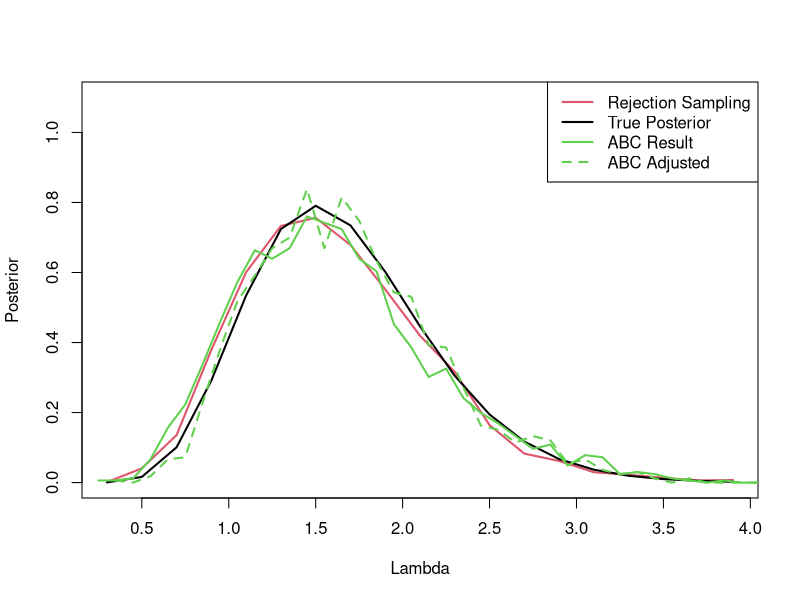

Write the R code that produced this figure.
## ---- chunk 1
# Load necessary libraries
library(coda)
library(lattice)
set.seed(42)
# Estimating Poisson Mean using ABC

# Set true lambda and sample size
trueLambda <- 2
sampleSize <- 5

# Example data
dataY <- c(1, 1, 2, 2, 3)
priorAlpha <- 1
priorBeta <- 1

numSimulations <- 100000
acceptedLambdas <- numeric(0)
tolerance <- 1  # Define a tolerance level for accepting lambda

for (i in 1:numSimulations) {
  sampledLambda <- rgamma(1, shape = priorAlpha, rate = priorBeta)
  simulatedData <- sort(rpois(sampleSize, lambda = sampledLambda))
  if (sum((simulatedData - dataY)^2) <= tolerance) {  # Less strict condition
    acceptedLambdas <- c(acceptedLambdas, sampledLambda)
  }
}

# Plotting the results
histogramObject <- hist(acceptedLambdas, 20, plot = FALSE)
plot(histogramObject$mids, histogramObject$density, ylim = c(0, 1.1), type = 'l', col = 2, xlab = 'Lambda', ylab = 'Posterior', lwd = 2)
lines(histogramObject$mids, dgamma(histogramObject$mids, shape = priorAlpha + sum(dataY), rate = priorBeta + sampleSize), lwd = 2)

# ABC with mean as statistic
numABC <- 10000
lambdaABC <- meanABC <- numeric(0)
meanDataY <- mean(dataY)
toleranceDelta <- 0.5
for (i in 1:numABC) {
  sampledLambda <- rgamma(1, shape = priorAlpha, rate = priorBeta)
  simulatedData <- sort(rpois(sampleSize, lambda = sampledLambda))
  if (abs(mean(simulatedData) - meanDataY) < toleranceDelta) {
    lambdaABC <- c(lambdaABC, sampledLambda)
    meanABC <- c(meanABC, mean(simulatedData))
  }
}
histogramABC <- hist(lambdaABC, 50, plot = FALSE)
lines(histogramABC$mids, histogramABC$density, type = 'l', col = 3, lwd = 2)

# Regression correction for ABC
adjustLambda <- function(lambda, simMeans, dataMean) {
  regressionCoef <- coef(lm(lambda ~ simMeans))[2]
  adjustedLambda <- lambda + regressionCoef * (dataMean - simMeans)
  return(adjustedLambda)
}

lambdaAdjusted <- adjustLambda(lambdaABC, meanABC, meanDataY)
histogramAdjusted <- hist(lambdaAdjusted, 50, plot = FALSE)
lines(histogramAdjusted$mids, histogramAdjusted$density, type = 'l', col = 3, lwd = 2, lty = 2)
legend("topright", 
       legend = c("Rejection Sampling", "True Posterior", "ABC Result", "ABC Adjusted"),
       col = c(2, 1, 3, 3),
       lwd = 2,
       lty = c(1, 1, 1, 2))
 
